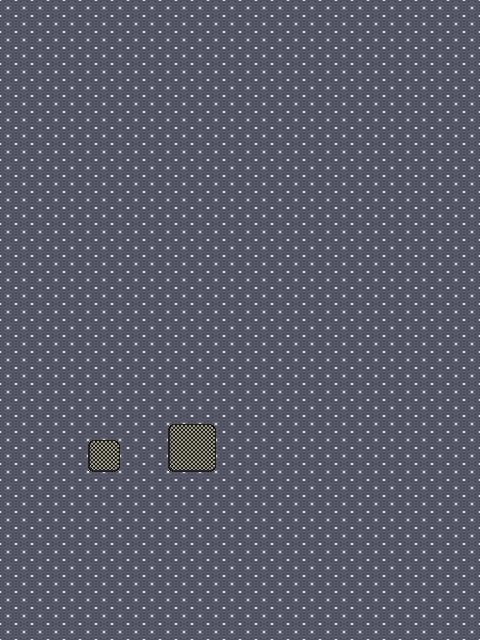

This game map was drawn from its Tiled (.tmx) file and the tilesets committed beside it. A one-line description and the full map source follow:
An orthogonal 30x40 tile map with 16x16 px tiles, 2 tile layers (Tile Layer 1, Tile Layer 2).

<map version="1.10" tiledversion="1.10.2" orientation="orthogonal" renderorder="right-down" width="30" height="40" tilewidth="16" tileheight="16" infinite="0" nextlayerid="3" nextobjectid="1">
 <tileset firstgid="1" name="Debug-TIles" tilewidth="16" tileheight="16" tilecount="64" columns="8">
  <image source="Debug-tiles.png" width="128" height="128" />
 </tileset>
 <layer id="1" name="Tile Layer 1" width="30" height="40">
  <data encoding="csv">
37,37,37,37,37,37,37,37,37,37,37,37,37,37,37,37,37,37,37,37,37,37,37,37,37,37,37,37,37,37,
37,37,37,37,37,37,37,37,37,37,37,37,37,37,37,37,37,37,37,37,37,37,37,37,37,37,37,37,37,37,
37,37,37,37,37,37,37,37,37,37,37,37,37,37,37,37,37,37,37,37,37,37,37,37,37,37,37,37,37,37,
37,37,37,37,37,37,37,37,37,37,37,37,37,37,37,37,37,37,37,37,37,37,37,37,37,37,37,37,37,37,
37,37,37,37,37,37,37,37,37,37,37,37,37,37,37,37,37,37,37,37,37,37,37,37,37,37,37,37,37,37,
37,37,37,37,37,37,37,37,37,37,37,37,37,37,37,37,37,37,37,37,37,37,37,37,37,37,37,37,37,37,
37,37,37,37,37,37,37,37,37,37,37,37,37,37,37,37,37,37,37,37,37,37,37,37,37,37,37,37,37,37,
37,37,37,37,37,37,37,37,37,37,37,37,37,37,37,37,37,37,37,37,37,37,37,37,37,37,37,37,37,37,
37,37,37,37,37,37,37,37,37,37,37,37,37,37,37,37,37,37,37,37,37,37,37,37,37,37,37,37,37,37,
37,37,37,37,37,37,37,37,37,37,37,37,37,37,37,37,37,37,37,37,37,37,37,37,37,37,37,37,37,37,
37,37,37,37,37,37,37,37,37,37,37,37,37,37,37,37,37,37,37,37,37,37,37,37,37,37,37,37,37,37,
37,37,37,37,37,37,37,37,37,37,37,37,37,37,37,37,37,37,37,37,37,37,37,37,37,37,37,37,37,37,
37,37,37,37,37,37,37,37,37,37,37,37,37,37,37,37,37,37,37,37,37,37,37,37,37,37,37,37,37,37,
37,37,37,37,37,37,37,37,37,37,37,37,37,37,37,37,37,37,37,37,37,37,37,37,37,37,37,37,37,37,
37,37,37,37,37,37,37,37,37,37,37,37,37,37,37,37,37,37,37,37,37,37,37,37,37,37,37,37,37,37,
37,37,37,37,37,37,37,37,37,37,37,37,37,37,37,37,37,37,37,37,37,37,37,37,37,37,37,37,37,37,
37,37,37,37,37,37,37,37,37,37,37,37,37,37,37,37,37,37,37,37,37,37,37,37,37,37,37,37,37,37,
37,37,37,37,37,37,37,37,37,37,37,37,37,37,37,37,37,37,37,37,37,37,37,37,37,37,37,37,37,37,
37,37,37,37,37,37,37,37,37,37,37,37,37,37,37,37,37,37,37,37,37,37,37,37,37,37,37,37,37,37,
37,37,37,37,37,37,37,37,37,37,37,37,37,37,37,37,37,37,37,37,37,37,37,37,37,37,37,37,37,37,
37,37,37,37,37,37,37,37,37,37,37,37,37,37,37,37,37,37,37,37,37,37,37,37,37,37,37,37,37,37,
37,37,37,37,37,37,37,37,37,37,37,37,37,37,37,37,37,37,37,37,37,37,37,37,37,37,37,37,37,37,
37,37,37,37,37,37,37,37,37,37,37,37,37,37,37,37,37,37,37,37,37,37,37,37,37,37,37,37,37,37,
37,37,37,37,37,37,37,37,37,37,37,37,37,37,37,37,37,37,37,37,37,37,37,37,37,37,37,37,37,37,
37,37,37,37,37,37,37,37,37,37,37,37,37,37,37,37,37,37,37,37,37,37,37,37,37,37,37,37,37,37,
37,37,37,37,37,37,37,37,37,37,37,37,37,37,37,37,37,37,37,37,37,37,37,37,37,37,37,37,37,37,
37,37,37,37,37,37,37,37,37,37,37,37,37,37,37,37,37,37,37,37,37,37,37,37,37,37,37,37,37,37,
37,37,37,37,37,37,37,37,37,37,37,37,37,37,37,37,37,37,37,37,37,37,37,37,37,37,37,37,37,37,
37,37,37,37,37,37,37,37,37,37,37,37,37,37,37,37,37,37,37,37,37,37,37,37,37,37,37,37,37,37,
37,37,37,37,37,37,37,37,37,37,37,37,37,37,37,37,37,37,37,37,37,37,37,37,37,37,37,37,37,37,
37,37,37,37,37,37,37,37,37,37,37,37,37,37,37,37,37,37,37,37,37,37,37,37,37,37,37,37,37,37,
37,37,37,37,37,37,37,37,37,37,37,37,37,37,37,37,37,37,37,37,37,37,37,37,37,37,37,37,37,37,
37,37,37,37,37,37,37,37,37,37,37,37,37,37,37,37,37,37,37,37,37,37,37,37,37,37,37,37,37,37,
37,37,37,37,37,37,37,37,37,37,37,37,37,37,37,37,37,37,37,37,37,37,37,37,37,37,37,37,37,37,
37,37,37,37,37,37,37,37,37,37,37,37,37,37,37,37,37,37,37,37,37,37,37,37,37,37,37,37,37,37,
37,37,37,37,37,37,37,37,37,37,37,37,37,37,37,37,37,37,37,37,37,37,37,37,37,37,37,37,37,37,
37,37,37,37,37,37,37,37,37,37,37,37,37,37,37,37,37,37,37,37,37,37,37,37,37,37,37,37,37,37,
37,37,37,37,37,37,37,37,37,37,37,37,37,37,37,37,37,37,37,37,37,37,37,37,37,37,37,37,37,37,
37,37,37,37,37,37,37,37,37,37,37,37,37,37,37,37,37,37,37,37,37,37,37,37,37,37,37,37,37,37,
37,37,37,37,37,37,37,37,37,37,37,37,37,37,37,37,37,37,37,37,37,37,37,37,37,37,37,37,37,37
</data>
 </layer>
 <layer id="2" name="Tile Layer 2" width="30" height="40">
  <data encoding="csv">
0,0,0,0,0,0,0,0,0,0,0,0,0,0,0,0,0,0,0,0,0,0,0,0,0,0,0,0,0,0,
0,0,0,0,0,0,0,0,0,0,0,0,0,0,0,0,0,0,0,0,0,0,0,0,0,0,0,0,0,0,
0,0,0,0,0,0,0,0,0,0,0,0,0,0,0,0,0,0,0,0,0,0,0,0,0,0,0,0,0,0,
0,0,0,0,0,0,0,0,0,0,0,0,0,0,0,0,0,0,0,0,0,0,0,0,0,0,0,0,0,0,
0,0,0,0,0,0,0,0,0,0,0,0,0,0,0,0,0,0,0,0,0,0,0,0,0,0,0,0,0,0,
0,0,0,0,0,0,0,0,0,0,0,0,0,0,0,0,0,0,0,0,0,0,0,0,0,0,0,0,0,0,
0,0,0,0,0,0,0,0,0,0,0,0,0,0,0,0,0,0,0,0,0,0,0,0,0,0,0,0,0,0,
0,0,0,0,0,0,0,0,0,0,0,0,0,0,0,0,0,0,0,0,0,0,0,0,0,0,0,0,0,0,
0,0,0,0,0,0,0,0,0,0,0,0,0,0,0,0,0,0,0,0,0,0,0,0,0,0,0,0,0,0,
0,0,0,0,0,0,0,0,0,0,0,0,0,0,0,0,0,0,0,0,0,0,0,0,0,0,0,0,0,0,
0,0,0,0,0,0,0,0,0,0,0,0,0,0,0,0,0,0,0,0,0,0,0,0,0,0,0,0,0,0,
0,0,0,0,0,0,0,0,0,0,0,0,0,0,0,0,0,0,0,0,0,0,0,0,0,0,0,0,0,0,
0,0,0,0,0,0,0,0,0,0,0,0,0,0,0,0,0,0,0,0,0,0,0,0,0,0,0,0,0,0,
0,0,0,0,0,0,0,0,0,0,0,0,0,0,0,0,0,0,0,0,0,0,0,0,0,0,0,0,0,0,
0,0,0,0,0,0,0,0,0,0,0,0,0,0,0,0,0,0,0,0,0,0,0,0,0,0,0,0,0,0,
0,0,0,0,0,0,0,0,0,0,0,0,0,0,0,0,0,0,0,0,0,0,0,0,0,0,0,0,0,0,
0,0,0,0,0,0,0,0,0,0,0,0,0,0,0,0,0,0,0,0,0,0,0,0,0,0,0,0,0,0,
0,0,0,0,0,0,0,0,0,0,0,0,0,0,0,0,0,0,0,0,0,0,0,0,0,0,0,0,0,0,
0,0,0,0,0,0,0,0,0,0,0,0,0,0,0,0,0,0,0,0,0,0,0,0,0,0,0,0,0,0,
0,0,0,0,0,0,0,0,0,0,0,0,0,0,0,0,0,0,0,0,0,0,0,0,0,0,0,0,0,0,
0,0,0,0,0,0,0,0,0,0,0,0,0,0,0,0,0,0,0,0,0,0,0,0,0,0,0,0,0,0,
0,0,0,0,0,0,0,0,0,0,0,0,0,0,0,0,0,0,0,0,0,0,0,0,0,0,0,0,0,0,
0,0,0,0,0,0,0,0,0,0,0,0,0,0,0,0,0,0,0,0,0,0,0,0,0,0,0,0,0,0,
0,0,0,0,0,0,0,0,0,0,0,0,0,0,0,0,0,0,0,0,0,0,0,0,0,0,0,0,0,0,
0,0,0,0,0,0,0,0,0,0,0,0,0,0,0,0,0,0,0,0,0,0,0,0,0,0,0,0,0,0,
0,0,0,0,0,0,0,0,0,0,0,0,0,0,0,0,0,0,0,0,0,0,0,0,0,0,0,0,0,0,
0,0,0,0,0,0,0,0,0,0,25,26,26,27,0,0,0,0,0,0,0,0,0,0,0,0,0,0,0,0,
0,0,0,0,0,25,26,27,0,0,33,34,34,35,0,0,0,0,0,0,0,0,0,0,0,0,0,0,0,0,
0,0,0,0,0,33,34,35,0,0,33,34,34,35,0,0,0,0,0,0,0,0,0,0,0,0,0,0,0,0,
0,0,0,0,0,41,42,43,0,0,41,42,42,43,0,0,0,0,0,0,0,0,0,0,0,0,0,0,0,0,
0,0,0,0,0,0,0,0,0,0,0,0,0,0,0,0,0,0,0,0,0,0,0,0,0,0,0,0,0,0,
0,0,0,0,0,0,0,0,0,0,0,0,0,0,0,0,0,0,0,0,0,0,0,0,0,0,0,0,0,0,
0,0,0,0,0,0,0,0,0,0,0,0,0,0,0,0,0,0,0,0,0,0,0,0,0,0,0,0,0,0,
0,0,0,0,0,0,0,0,0,0,0,0,0,0,0,0,0,0,0,0,0,0,0,0,0,0,0,0,0,0,
0,0,0,0,0,0,0,0,0,0,0,0,0,0,0,0,0,0,0,0,0,0,0,0,0,0,0,0,0,0,
0,0,0,0,0,0,0,0,0,0,0,0,0,0,0,0,0,0,0,0,0,0,0,0,0,0,0,0,0,0,
0,0,0,0,0,0,0,0,0,0,0,0,0,0,0,0,0,0,0,0,0,0,0,0,0,0,0,0,0,0,
0,0,0,0,0,0,0,0,0,0,0,0,0,0,0,0,0,0,0,0,0,0,0,0,0,0,0,0,0,0,
0,0,0,0,0,0,0,0,0,0,0,0,0,0,0,0,0,0,0,0,0,0,0,0,0,0,0,0,0,0,
0,0,0,0,0,0,0,0,0,0,0,0,0,0,0,0,0,0,0,0,0,0,0,0,0,0,0,0,0,0
</data>
 </layer>
</map>